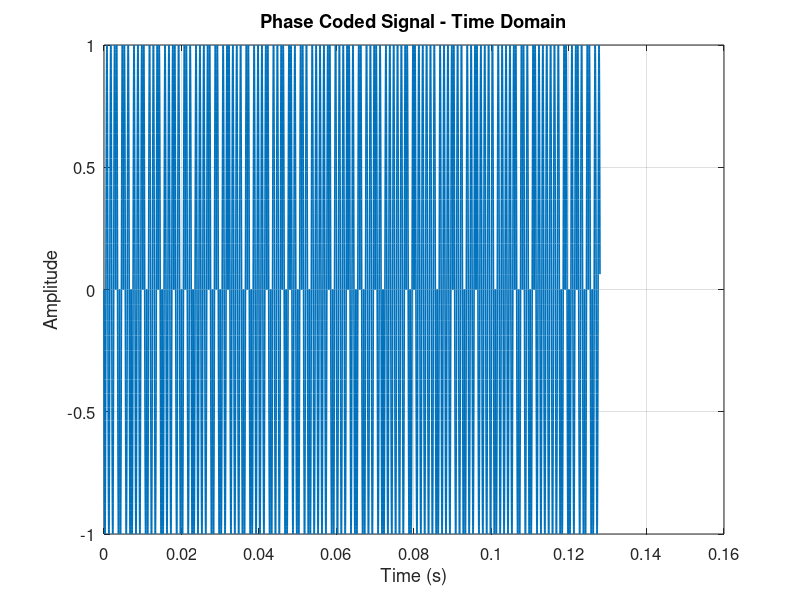
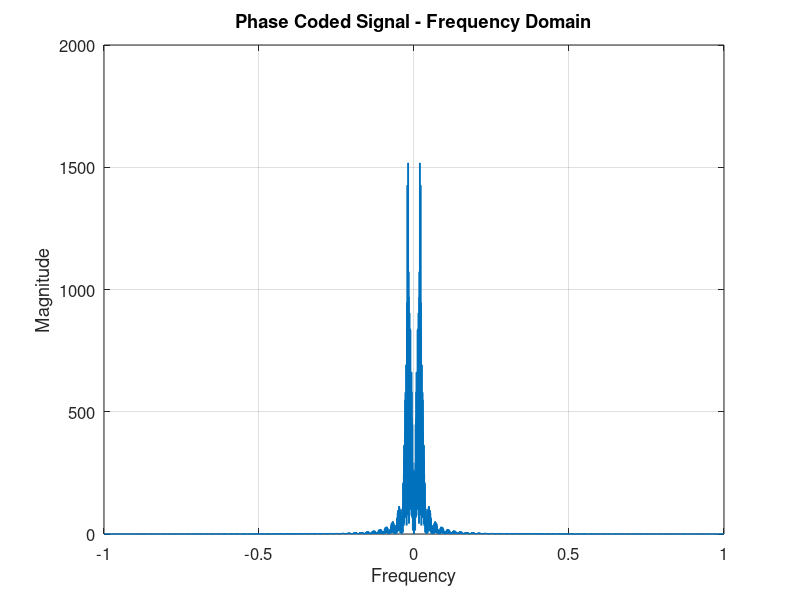
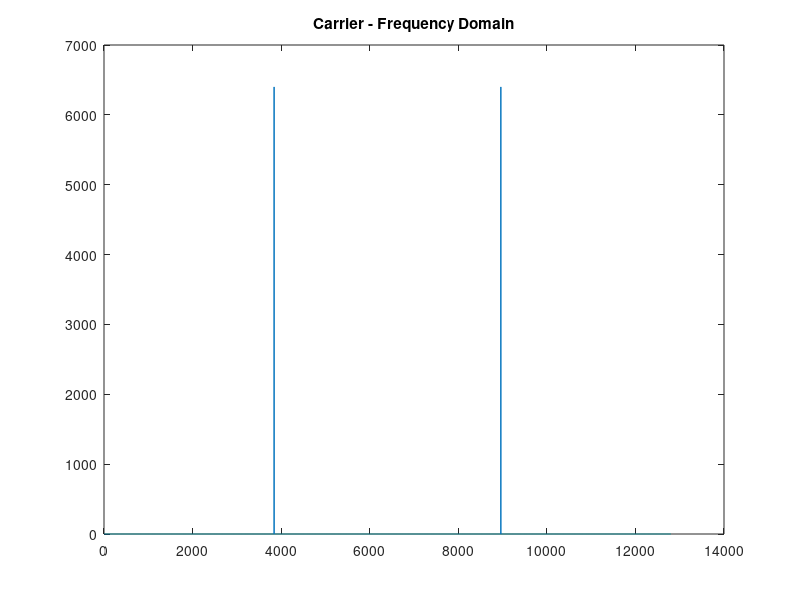
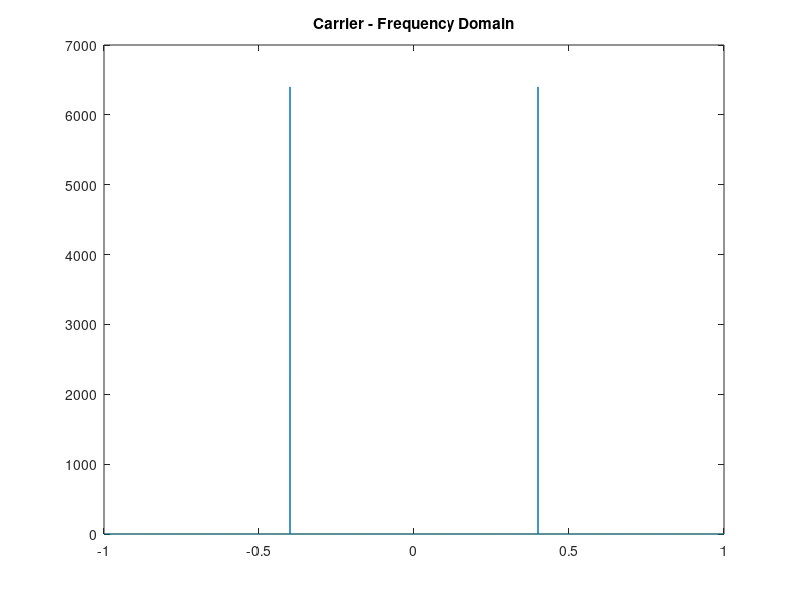

MATLAB code for these plots, in order: (Note: this script raises an error after producing the figures.)
clc;
clear;
close all;

Temperature = 22.34;
Battery = 54.204;
Position = [-12.34 -40.33 -93.02];
Velocity = [-4.56 -8.45 -3.52];

BitNumber=8;
Scale=100;


if Temperature >= 0
    TemperatureInteger=floor(Temperature);
    TemperatureDecimal=round((Temperature-TemperatureInteger)*Scale);
else
    TemperatureInteger=ceil(Temperature);
    TemperatureDecimal=round((TemperatureInteger-Temperature)*Scale);
end

TemperatureInteger2Binary = dec2bin(typecast(int8(TemperatureInteger),'uint8'),8);
TemperatureDecimal2Binary = dec2bin(TemperatureDecimal,8);

if length(TemperatureInteger2Binary)>BitNumber
TemperatureInteger2Binary = TemperatureInteger2Binary(end-BitNumber+1:end);
end

if length(TemperatureDecimal2Binary)>BitNumber
TemperatureDecimal2Binary = TemperatureDecimal2Binary(end-BitNumber+1:end);
end

BatteryInteger=floor(Battery);
BatteryDecimal=round((Battery-BatteryInteger)*Scale);

BatteryInteger2Binary = dec2bin(typecast(int8(BatteryInteger),'uint8'),8);
BatteryDecimal2Binary = dec2bin(BatteryDecimal,8);

if length(BatteryInteger2Binary)>BitNumber
BatteryInteger2Binary = BatteryInteger2Binary(end-BitNumber+1:end);
end

if length(BatteryDecimal2Binary)>BitNumber
BatteryDecimal2Binary = BatteryDecimal2Binary(end-BitNumber+1:end);
end

XCoordinate = Position(1);
YCoordinate = Position(2);
ZCoordinate = Position(3);

if XCoordinate >= 0
    XCoordinatenteger=floor(XCoordinate);
    XCoordinateDecimal=round((XCoordinate-XCoordinateInteger)*Scale);
else
    XCoordinateInteger=ceil(XCoordinate);
    XCoordinateDecimal=round((XCoordinateInteger-XCoordinate)*Scale);
end

XCoordinateInteger2Binary = dec2bin(typecast(int8(XCoordinateInteger),'uint8'),8);
XCoordinateDecimal2Binary = dec2bin(XCoordinateDecimal,8);

if length(XCoordinateInteger2Binary)>BitNumber
XCoordinateInteger2Binary = XCoordinateInteger2Binary(end-BitNumber+1:end);
end

if length(XCoordinateDecimal2Binary)>BitNumber
XCoordinateDecimal2Binary = XCoordinateDecimal2Binary(end-BitNumber+1:end);
end

if YCoordinate >= 0
    YCoordinatenteger=floor(YCoordinate);
    YCoordinateDecimal=round((YCoordinate-YCoordinateInteger)*Scale);
else
    YCoordinateInteger=ceil(YCoordinate);
    YCoordinateDecimal=round((YCoordinateInteger-YCoordinate)*Scale);
end

YCoordinateInteger2Binary = dec2bin(typecast(int8(YCoordinateInteger),'uint8'),8);
YCoordinateDecimal2Binary = dec2bin(YCoordinateDecimal,8);

if length(YCoordinateInteger2Binary)>BitNumber
YCoordinateInteger2Binary = YCoordinateInteger2Binary(end-BitNumber+1:end);
end

if length(YCoordinateDecimal2Binary)>BitNumber
YCoordinateDecimal2Binary = YCoordinateDecimal2Binary(end-BitNumber+1:end);
end

if ZCoordinate >= 0
    ZCoordinatenteger=floor(ZCoordinate);
    ZCoordinateDecimal=round((ZCoordinate-ZCoordinateInteger)*Scale);
else
    ZCoordinateInteger=ceil(ZCoordinate);
    ZCoordinateDecimal=round((ZCoordinateInteger-ZCoordinate)*Scale);
end

ZCoordinateInteger2Binary = dec2bin(typecast(int8(ZCoordinateInteger),'uint8'),8);
ZCoordinateDecimal2Binary = dec2bin(ZCoordinateDecimal,8);

if length(ZCoordinateInteger2Binary)>BitNumber
ZCoordinateInteger2Binary = ZCoordinateInteger2Binary(end-BitNumber+1:end);
end

if length(ZCoordinateDecimal2Binary)>BitNumber
ZCoordinateDecimal2Binary = ZCoordinateDecimal2Binary(end-BitNumber+1:end);
end

XVelocity = Velocity(1);
YVelocity = Velocity(2);
ZVelocity = Velocity(3);

if XVelocity >= 0
    XVelocityInteger=floor(XVelocity);
    XVelocityDecimal=round((XVelocity-XVelocityInteger)*Scale);
else
    XVelocityInteger=ceil(XVelocity);
    XVelocityDecimal=round((XVelocityInteger-XVelocity)*Scale);
end

XVelocityInteger2Binary = dec2bin(typecast(int8(XVelocityInteger),'uint8'),8);
XVelocityDecimal2Binary = dec2bin(XVelocityDecimal,8);

if length(XVelocityInteger2Binary)>BitNumber
XVelocityInteger2Binary = XVelocityInteger2Binary(end-BitNumber+1:end);
end

if length(XVelocityDecimal2Binary)>BitNumber
XVelocityDecimal2Binary = XVelocityDecimal2Binary(end-BitNumber+1:end);
end

if YVelocity >= 0
    YVelocityInteger=floor(YVelocity);
    YVelocityDecimal=round((YVelocity-YVelocityInteger)*Scale);
else
    YVelocityInteger=ceil(YVelocity);
    YVelocityDecimal=round((YVelocityInteger-YVelocity)*Scale);
end

YVelocityInteger2Binary = dec2bin(typecast(int8(YVelocityInteger),'uint8'),8);
YVelocityDecimal2Binary = dec2bin(YVelocityDecimal,8);

if length(YVelocityInteger2Binary)>BitNumber
YVelocityInteger2Binary = YVelocityInteger2Binary(end-BitNumber+1:end);
end

if length(YVelocityDecimal2Binary)>BitNumber
YVelocityDecimal2Binary = YVelocityDecimal2Binary(end-BitNumber+1:end);
end

if ZVelocity >= 0
    ZVelocityInteger=floor(ZVelocity);
    ZVelocityDecimal=round((ZVelocity-ZVelocityInteger)*Scale);
else
    ZVelocityInteger=ceil(ZVelocity);
    ZVelocityDecimal=round((ZVelocityInteger-ZVelocity)*Scale);
end

ZVelocityInteger2Binary = dec2bin(typecast(int8(ZVelocityInteger),'uint8'),8);
ZVelocityDecimal2Binary = dec2bin(ZVelocityDecimal,8);

if length(ZVelocityInteger2Binary)>BitNumber
ZVelocityInteger2Binary = ZVelocityInteger2Binary(end-BitNumber+1:end);
end

if length(ZVelocityDecimal2Binary)>BitNumber
ZVelocityDecimal2Binary = ZVelocityDecimal2Binary(end-BitNumber+1:end);
end

TransmittedSignal=strcat(TemperatureInteger2Binary,TemperatureDecimal2Binary,BatteryInteger2Binary,BatteryDecimal2Binary,XCoordinateInteger2Binary,XCoordinateDecimal2Binary,YCoordinateInteger2Binary,YCoordinateDecimal2Binary,ZCoordinateInteger2Binary,ZCoordinateDecimal2Binary,XVelocityInteger2Binary,XVelocityDecimal2Binary,YVelocityInteger2Binary,YVelocityDecimal2Binary,ZVelocityInteger2Binary,ZVelocityDecimal2Binary);

%fprintf('Binary Message:\n%s\n\n',TransmittedSignal);

TransmittedSignal = 2*(TransmittedSignal-'0')-1;

%fprintf('NRZ Converted Signal:\n');
%disp(TransmittedSignal)

Tb = 1e-3;
Fs = 1e5;

Ns = round(Tb*Fs);

b = TransmittedSignal;

MessageSignal = repelem(b, Ns);

%fprintf('Message Signal:\n');
%disp(MessageSignal)

t = (0:length(MessageSignal)-1)/Fs;

fp = 1000;

phi = MessageSignal*(-pi/2) + pi/2;

%fprintf('Phase Values:\n');
%disp(phi)

freq = -1:2/length(t):1-1/length(t);
PhaseCodedSignal = sin(2*pi*fp*t + phi);

figure;
plot(t, PhaseCodedSignal,'LineWidth',1.2);
title('Phase Coded Signal - Time Domain');
xlabel('Time (s)');
ylabel('Amplitude');
grid on;
set(gca,'FontSize',12);

fftOfPhaseCodedSignal = fftshift(fft(PhaseCodedSignal));
figure;
plot(freq, abs(fftOfPhaseCodedSignal),'LineWidth',1.2);
title('Phase Coded Signal - Frequency Domain');
xlabel('Frequency');
ylabel('Magnitude');
grid on;
set(gca,'FontSize',12);

fc = 20000;
% Sen burayi sin yapmissin, cos olmali
Carrier = cos(2*pi*fc*t);

%figure;
%plot(t,Carrier);
%title('Carrier - Time Domain');
figure;
plot(abs(fftshift(fft(Carrier))));
title('Carrier - Frequency Domain');

figure;
plot(freq,fftshift(abs(fft(Carrier))));
title('Carrier - Frequency Domain');

TransmittedSignal = PhaseCodedSignal .* Carrier;

figure(99);
plot(t, TransmittedSignal,'LineWidth',1.2);
title('Final Transmitted Signal - Time Domain');
xlabel('Time (s)');
ylabel('Amplitude');
grid on;
set(gca,'FontSize',12);

figure(100);
plot(freq,abs(fftshift(fft(TransmittedSignal))),'LineWidth',1.2);
title('Final Transmitted Signal - Frequency Domain');
xlabel('Frequency');
ylabel('Magnitude');
grid on;
set(gca,'FontSize',12);

% Burasi alinacak
TransmittedSignal = TransmittedSignal + randn(size(TransmittedSignal,1), size(TransmittedSignal,2)) * 0.1;

figure(102);
plot(freq,abs(fftshift(fft(TransmittedSignal))),'LineWidth',1.2);
title('Final Transmitted Signal - Frequency Domain');
xlabel('Frequency');
ylabel('Magnitude');
grid on;
set(gca,'FontSize',12);

ReceivedSignal = TransmittedSignal;
% Burasi alinmayacak yani low pass'leme olmayacak burada
% ReceivedSignal = smoothdata(ReceivedSignal,'movmean',5); % Kanalda eklenen gurultuyu kesmek icin konulan lowwpass filter

figure(101);
plot(freq,abs(fftshift(fft(ReceivedSignal))));
title('fc Demodulation - Frequency Domain');

Fs = 1e5;
fc = 20000;
fp = 1000;

t = (0:length(ReceivedSignal)-1)/Fs;
% Sen burayi sin yapmissin, burasi da cos olacak
Carrier = cos(2*pi*fc*t);
d = ReceivedSignal .* Carrier;

figure;
plot(t,d);
title('fc Demodulation - Time Domain');

figure(500);
plot(freq,abs(fftshift(fft(d))));
title('fc Demodulation - Frequency Domain');
% sen burayi 2100 yapmissin. cok dusuk bir deger, 10000'e cevir
df = lowpass(d,10000,Fs);

figure(501);
plot(t,df);
title('After First Lowpass - Time Domain');

figure;
plot(freq,abs(fftshift(fft(df))));
title('After First Lowpass - Frequency Domain');

PhaseCarrier = sin(2*pi*fp*t);
p = df .* PhaseCarrier .* 2;

figure;
plot(t,p);
title('fp Demodulation - Time Domain');

figure;
plot(freq,abs(fftshift(fft(p))));
title('fp Demodulation - Frequency Domain');

pf = lowpass(p,1200,Fs);

figure;
plot(t(1:2000), pf(1:2000),'LineWidth',1.2);
title('Final Baseband Signal - Time Domain');
xlabel('Time (s)');
ylabel('Amplitude');
grid on;
set(gca,'FontSize',12);

figure;
plot(freq, abs(fftshift(fft(pf))),'LineWidth',1.2);
title('Final Baseband Signal - Frequency Domain');
xlabel('Frequency');
ylabel('Magnitude');
grid on;
set(gca,'FontSize',12);


figure;
plot(freq, abs(fftshift(fft(phi))),'LineWidth',1.2);
title('Input Signal - Frequency Domain');
xlabel('Frequency');
ylabel('Magnitude');
grid on;
set(gca,'FontSize',12);

BaseBandSignal = pf;

Tb = 1e-3;
Fs = 1e5;

Ns = round(Tb*Fs);

Nbits = floor(length(BaseBandSignal)/Ns);

%fprintf('Recovered Bit Count = %d\n\n',Nbits);

BinaryMessage = '';

for i = 1:Nbits
    
    segment = BaseBandSignal((i-1)*Ns+1 : i*Ns);
    
    if mean(segment) > 0
        BinaryMessage = strcat(BinaryMessage,'1');
    else
        BinaryMessage = strcat(BinaryMessage,'0');
    end
    
end

%fprintf('Recovered Binary Message:\n%s\n\n',BinaryMessage);

BitNumber = 8;
Scale = 100;
index = 1;

ReadInt = @(binStr) double(typecast(uint8(bin2dec(binStr)), 'int8'));
ReadDec = @(binStr) double(bin2dec(binStr));

TemperatureInteger = ReadInt(BinaryMessage(index:index+7)); index=index+BitNumber;
TemperatureDecimal = ReadDec(BinaryMessage(index:index+7)); index=index+BitNumber;

BatteryInteger = ReadInt(BinaryMessage(index:index+7)); index=index+BitNumber;
BatteryDecimal = ReadDec(BinaryMessage(index:index+7)); index=index+BitNumber;

Xint = ReadInt(BinaryMessage(index:index+7)); index=index+BitNumber;
Xdec = ReadDec(BinaryMessage(index:index+7)); index=index+BitNumber;

Yint = ReadInt(BinaryMessage(index:index+7)); index=index+BitNumber;
Ydec = ReadDec(BinaryMessage(index:index+7)); index=index+BitNumber;

Zint = ReadInt(BinaryMessage(index:index+7)); index=index+BitNumber;
Zdec = ReadDec(BinaryMessage(index:index+7)); index=index+BitNumber;

VXint = ReadInt(BinaryMessage(index:index+7)); index=index+BitNumber;
VXdec = ReadDec(BinaryMessage(index:index+7)); index=index+BitNumber;

VYint = ReadInt(BinaryMessage(index:index+7)); index=index+BitNumber;
VYdec = ReadDec(BinaryMessage(index:index+7)); index=index+BitNumber;

VZint = ReadInt(BinaryMessage(index:index+7)); index=index+BitNumber;
VZdec = ReadDec(BinaryMessage(index:index+7));

%fprintf('Decoded Integer and Decimal Parts:\n');
%disp([TemperatureInteger TemperatureDecimal])
%disp([BatteryInteger BatteryDecimal])
%disp([Xint Xdec])
%disp([Yint Ydec])
%disp([Zint Zdec])
%disp([VXint VXdec])
%disp([VYint VYdec])
%disp([VZint VZdec])

CombineVals = @(intPart, decPart) intPart + sign(intPart + (intPart==0)) * (decPart/Scale);

%fprintf('Combine Function Test:\n');
%disp(CombineVals(TemperatureInteger,TemperatureDecimal))

Message.Temperature = CombineVals(TemperatureInteger, TemperatureDecimal);
Message.Battery = CombineVals(BatteryInteger, BatteryDecimal);
Message.Position = [CombineVals(Xint, Xdec) CombineVals(Yint, Ydec) CombineVals(Zint, Zdec)];
Message.Velocity = [CombineVals(VXint, VXdec) CombineVals(VYint, VYdec) CombineVals(VZint, VZdec)];

fprintf('Final Decoded Message:\n');
disp(Message)
